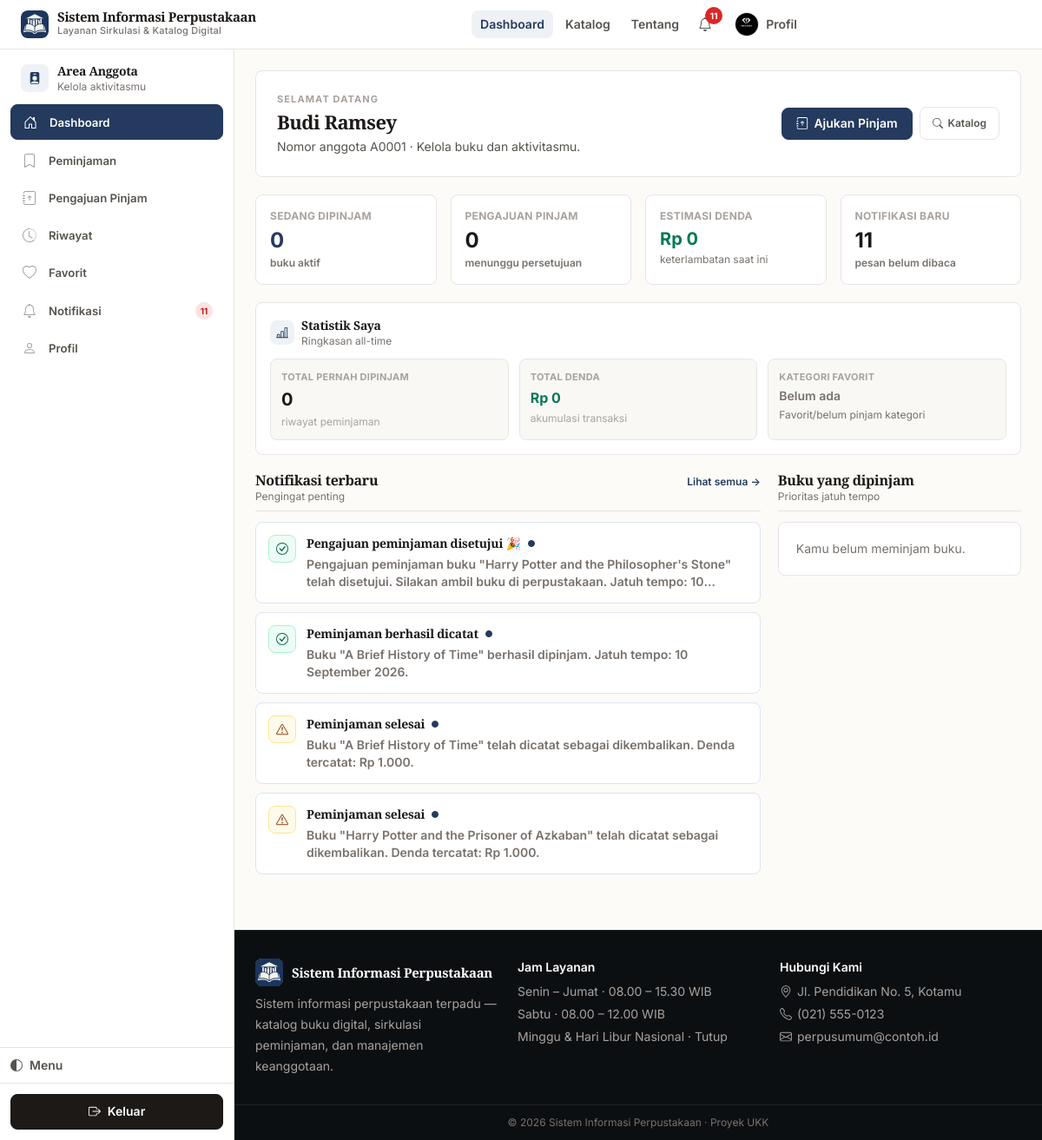
/anggota/dashboard.php (signed in), run on the app's committed database.
### tables this page shows
CREATE TABLE `anggota` (
  `id_anggota` int NOT NULL AUTO_INCREMENT,
  `nomor_anggota` varchar(20) NOT NULL,
  `nama` varchar(150) NOT NULL,
  `email` varchar(150) NOT NULL,
  `password` varchar(255) NOT NULL,
  `no_hp` varchar(20) DEFAULT NULL,
  `alamat` varchar(255) DEFAULT NULL,
  `foto` varchar(255) DEFAULT NULL,
  `reset_token` varchar(64) DEFAULT NULL,
  `reset_expiry` datetime DEFAULT NULL,
  `status` enum('aktif','nonaktif') NOT NULL DEFAULT 'aktif',
  `created_at` timestamp NOT NULL DEFAULT CURRENT_TIMESTAMP,
  PRIMARY KEY (`id_anggota`),
  UNIQUE KEY `nomor_anggota` (`nomor_anggota`),
  UNIQUE KEY `email` (`email`),
  KEY `idx_anggota_reset_token` (`reset_token`)
);

CREATE TABLE `notifikasi` (
  `id_notifikasi` int NOT NULL AUTO_INCREMENT,
  `id_anggota` int NOT NULL,
  `judul` varchar(150) NOT NULL,
  `pesan` varchar(500) NOT NULL,
  `tipe` enum('info','success','warning','danger') NOT NULL DEFAULT 'info',
  `link` varchar(255) DEFAULT NULL,
  `kunci_unik` varchar(180) DEFAULT NULL,
  `dibaca` tinyint(1) NOT NULL DEFAULT '0',
  `created_at` timestamp NOT NULL DEFAULT CURRENT_TIMESTAMP,
  PRIMARY KEY (`id_notifikasi`),
  UNIQUE KEY `unik_notifikasi_anggota` (`id_anggota`,`kunci_unik`),
  KEY `idx_notifikasi_anggota_baca` (`id_anggota`,`dibaca`,`created_at`),
  CONSTRAINT `notifikasi_ibfk_1` FOREIGN KEY (`id_anggota`) REFERENCES `anggota` (`id_anggota`) ON DELETE CASCADE
);

### includes/functions.php (called while the page is built, shortened)
<?php
function e($string) {
    return htmlspecialchars($string ?? '', ENT_QUOTES, 'UTF-8');
}
function format_rupiah($angka) {
    return 'Rp ' . number_format((float)$angka, 0, ',', '.');
}
function ambil_notifikasi_anggota(PDO $pdo, $id_anggota, $limit = 8) {
    $limit = max(1, min(50, (int)$limit));
    try {
        $stmt = $pdo->prepare("SELECT * FROM notifikasi WHERE id_anggota = :id ORDER BY created_at DESC, id_notifikasi DESC LIMIT :limit");
        $stmt->bindValue(':id', (int)$id_anggota, PDO::PARAM_INT);
        $stmt->bindValue(':limit', $limit, PDO::PARAM_INT);
        $stmt->execute();
        return $stmt->fetchAll();
    } catch (Throwable $e) {
        $limit = (int)$limit;
        $stmt = $pdo->prepare("SELECT * FROM notifikasi WHERE id_anggota = :id ORDER BY created_at DESC, id_notifikasi DESC LIMIT $limit");
        $stmt->bindValue(':id', (int)$id_anggota, PDO::PARAM_INT);
        $stmt->execute();
        return $stmt->fetchAll();
    }
}
function jumlah_notifikasi_belum_dibaca(PDO $pdo, $id_anggota) {
    $stmt = $pdo->prepare("SELECT COUNT(*) FROM notifikasi WHERE id_anggota = :id AND dibaca = 0");
    $stmt->execute([':id' => $id_anggota]);
    return (int)$stmt->fetchColumn();
}

### anggota/dashboard.php (the view, shortened to what this page needs)
<?php
require_once __DIR__ . '/../config/bootstrap.php';
$id_anggota = (int)($_SESSION['id_anggota'] ?? 0);
$stmt = $pdo->prepare("SELECT * FROM anggota WHERE id_anggota = :id");
$stmt->execute([':id' => $id_anggota]);
$anggota = $stmt->fetch();
$sedang_dipinjam = [];
$total_estimasi_denda = 0;
try {
    $stmt = $pdo->prepare("SELECT p.*, b.judul, b.cover, b.kode_buku, b.lokasi_rak,
                           (SELECT pp.status FROM perpanjangan_peminjaman pp WHERE pp.id_peminjaman=p.id_peminjaman AND pp.status='menunggu' ORDER BY pp.id_perpanjangan DESC LIMIT 1) AS status_perpanjangan
                           FROM peminjaman p LEFT JOIN buku b ON b.id_buku=p.id_buku
                           WHERE p.id_anggota=:id AND p.status='dipinjam' ORDER BY p.tanggal_jatuh_tempo ASC");
    $stmt->execute([':id'=>$id_anggota]);
    $sedang_dipinjam = $stmt->fetchAll();
} catch (Throwable $e) {
    error_log('Dashboard load peminjaman gagal: ' . $e->getMessage());
}
$total_pengajuan_menunggu = 0;
try {
    $stmt = $pdo->prepare("SELECT COUNT(*) FROM pengajuan_peminjaman WHERE id_anggota = :id AND status = 'menunggu'");
    $stmt->execute([':id' => $id_anggota]);
    $total_pengajuan_menunggu = (int)$stmt->fetchColumn();
} catch (Throwable $e) {
    $total_pengajuan_menunggu = 0;
}
$notifikasi = [];
$belum_dibaca = 0;
try {
    $notifikasi = ambil_notifikasi_anggota($pdo, $id_anggota, 4);
    $belum_dibaca = jumlah_notifikasi_belum_dibaca($pdo, $id_anggota);
} catch (Throwable $e) {
    $notifikasi = [];
    $belum_dibaca = 0;
}
$total_pernah_pinjam = 0;
$total_denda_all = 0;
$kategori_favorit = null;
try {
    $stmt = $pdo->prepare("SELECT COUNT(*) FROM peminjaman WHERE id_anggota=:id");
    $stmt->execute([':id'=>$id_anggota]);
    $total_pernah_pinjam = (int)$stmt->fetchColumn();
    $stmt = $pdo->prepare("SELECT COALESCE(SUM(denda),0) FROM peminjaman WHERE id_anggota=:id");
    $stmt->execute([':id'=>$id_anggota]);
    $total_denda_all = (int)$stmt->fetchColumn();
    $stmt = $pdo->prepare("SELECT k.nama_kategori, COUNT(*) AS jml
                           FROM favorit f
                           JOIN buku b ON b.id_buku=f.id_buku
                           JOIN kategori k ON k.id_kategori=b.id_kategori
                           WHERE f.id_anggota=:id
                           GROUP BY k.id_kategori, k.nama_kategori
                           ORDER BY jml DESC LIMIT 1");
    $stmt->execute([':id'=>$id_anggota]);
    $kategori_favorit = $stmt->fetch();
    if (!$kategori_favorit) {
        $stmt = $pdo->prepare("SELECT k.nama_kategori, COUNT(*) AS jml
                               FROM peminjaman p
                               JOIN buku b ON b.id_buku=p.id_buku
                               JOIN kategori k ON k.id_kategori=b.id_kategori
                               WHERE p.id_anggota=:id
                               GROUP BY k.id_kategori, k.nama_kategori
                               ORDER BY jml DESC LIMIT 1");
        $stmt->execute([':id'=>$id_anggota]);
        $kategori_favorit = $stmt->fetch();
    }
} catch (Throwable $e) {
    $kategori_favorit = null;
}
require_once __DIR__ . '/../includes/header.php';
$notif_style = [
  'info'=>['bg'=>'bg-blue-50','text'=>'text-blue-600','icon'=>'bi-info-circle'],
  'success'=>['bg'=>'bg-emerald-50','text'=>'text-emerald-600','icon'=>'bi-check-circle'],
  'warning'=>['bg'=>'bg-amber-50','text'=>'text-amber-600','icon'=>'bi-exclamation-triangle'],
  'danger'=>['bg'=>'bg-red-50','text'=>'text-red-600','icon'=>'bi-exclamation-circle'],
];
?>
<div class="rounded-xl border p-5 sm:p-6 mb-5" style="background: var(--surface); border-color: var(--border)">
  <div class="flex flex-col sm:flex-row sm:items-center justify-between gap-4">
    <div>
      <p class="text-[11px] font-bold tracking-widest uppercase" style="color: var(--text-faint-2)">Selamat datang</p>
      <h1 class="font-display text-[22px] font-bold tracking-tight mt-1" style="color: var(--text)"><?= e($anggota['nama'] ?? 'Anggota') ?></h1>
      <p class="text-sm mt-1.5" style="color: var(--text-muted)">Nomor anggota <?= e($anggota['nomor_anggota'] ?? '-') ?> · Kelola buku dan aktivitasmu.</p>
    </div>
    <div class="flex items-center gap-2">
      <a href="<?= BASE_URL ?>/anggota/pengajuan_peminjaman.php" class="inline-flex items-center gap-1.5 px-4 py-2.5 rounded-xl bg-brand-600 hover:bg-brand-700 text-white text-xs font-bold transition shadow-sm">
        <i class="bi bi-journal-arrow-up"></i> Ajukan Pinjam
      </a>
      <a href="<?= BASE_URL ?>/index.php" class="inline-flex items-center gap-1.5 px-3.5 py-2.5 rounded-xl border text-xs font-semibold" style="background: var(--surface); border-color: var(--border); color: var(--text-muted)">
        <i class="bi bi-search"></i> Katalog
      </a>
    </div>
  </div>
</div>
<div class="grid grid-cols-2 lg:grid-cols-4 gap-3 mb-5">
  <a href="<?= BASE_URL ?>/anggota/peminjaman.php" class="rounded-lg border p-4 transition hover:shadow-sm" style="background: var(--surface); border-color: var(--border)">
    <p class="text-xs font-bold uppercase tracking-wide" style="color: var(--text-faint-2)">Sedang Dipinjam</p>
    <p class="text-2xl font-bold mt-1" style="color: var(--accent)"><?= count($sedang_dipinjam) ?></p>
    <p class="text-xs mt-0.5" style="color: var(--text-faint)">buku aktif</p>
  </a>
  <a href="<?= BASE_URL ?>/anggota/pengajuan_peminjaman.php" class="rounded-lg border p-4 transition hover:shadow-sm" style="background: var(--surface); border-color: <?= $total_pengajuan_menunggu > 0 ? 'var(--badge-amber-border)' : 'var(--border)' ?>">
    <p class="text-xs font-bold uppercase tracking-wide" style="color: <?= $total_pengajuan_menunggu > 0 ? 'var(--badge-amber-text)' : 'var(--text-faint-2)' ?>">Pengajuan Pinjam</p>
    <p class="text-2xl font-bold mt-1" style="color: <?= $total_pengajuan_menunggu > 0 ? '#b45309' : 'var(--text)' ?>"><?= $total_pengajuan_menunggu ?></p>
    <p class="text-xs mt-0.5" style="color: var(--text-faint)">menunggu persetujuan</p>
  </a>
  <div class="rounded-lg border p-4" style="background: var(--surface); border-color: var(--border)">
    <p class="text-xs font-bold uppercase tracking-wide" style="color: var(--text-faint-2)">Estimasi Denda</p>
    <p class="text-xl font-bold mt-1 <?= $total_estimasi_denda>0?'text-red-700':'text-emerald-700' ?>"><?= format_rupiah($total_estimasi_denda) ?></p>
    <p class="text-xs mt-0.5" style="color: var(--text-faint)">keterlambatan saat ini</p>
  </div>
  <a href="<?= BASE_URL ?>/anggota/notifikasi.php" class="rounded-lg border p-4 transition hover:shadow-sm" style="background: var(--surface); border-color: var(--border)">
    <p class="text-xs font-bold uppercase tracking-wide" style="color: var(--text-faint-2)">Notifikasi Baru</p>
    <p class="text-2xl font-bold mt-1" style="color: var(--text)"><?= $belum_dibaca ?></p>
    <p class="text-xs mt-0.5" style="color: var(--text-faint)">pesan belum dibaca</p>
  </a>
</div>
<div class="rounded-lg border p-4 mb-5" style="background: var(--surface); border-color: var(--border)">
  <div class="flex items-center gap-2 mb-3">
    <span class="w-7 h-7 rounded-lg flex items-center justify-center text-sm" style="background: var(--accent-soft); color: var(--accent-text)"><i class="bi bi-bar-chart-line"></i></span>
    <div><h2 class="font-semibold text-sm" style="color: var(--text)">Statistik Saya</h2><p class="text-xs" style="color: var(--text-faint)">Ringkasan all-time</p></div>
  </div>
  <div class="grid grid-cols-1 sm:grid-cols-3 gap-3">
    <div class="rounded-lg border p-3" style="background: var(--surface-2); border-color: var(--border)">
      <p class="text-[11px] font-bold uppercase tracking-wide" style="color: var(--text-faint-2)">Total Pernah Dipinjam</p>
      <p class="text-xl font-bold mt-1" style="color: var(--text)"><?= $total_pernah_pinjam ?></p>
      <p class="text-xs mt-1" style="color: var(--text-faint-2)">riwayat peminjaman</p>
    </div>
    <div class="rounded-lg border p-3" style="background: var(--surface-2); border-color: var(--border)">
      <p class="text-[11px] font-bold uppercase tracking-wide" style="color: var(--text-faint-2)">Total Denda</p>
      <p class="text-base font-bold mt-1 <?= $total_denda_all>0?'text-red-700':'text-emerald-700' ?>"><?= format_rupiah($total_denda_all) ?></p>
      <p class="text-xs mt-1" style="color: var(--text-faint-2)">akumulasi transaksi</p>
    </div>
    <div class="rounded-lg border p-3" style="background: var(--surface-2); border-color: var(--border)">
      <p class="text-[11px] font-bold uppercase tracking-wide" style="color: var(--text-faint-2)">Kategori Favorit</p>
      <?php if ($kategori_favorit): ?>
        <p class="text-lg font-bold mt-1 truncate" style="color: var(--text)"><?= e($kategori_favorit['nama_kategori']) ?></p>
        <p class="text-xs mt-1" style="color: var(--text-faint)"><?= (int)$kategori_favorit['jml'] ?> buku</p>
      <?php else: ?>
        <p class="text-sm font-semibold mt-1" style="color: var(--text-faint)">Belum ada</p>
        <p class="text-xs mt-1" style="color: var(--text-faint)">Favorit/belum pinjam kategori</p>
      <?php endif; ?>
    </div>
  </div>
</div>
<div class="grid grid-cols-1 lg:grid-cols-[1.35fr_.65fr] gap-5">
  <section>
    <div class="flex items-baseline justify-between gap-3 mb-3 border-b pb-2" style="border-color: var(--border)">
      <div><h2 class="font-display font-bold text-[16px]" style="color: var(--text)">Notifikasi terbaru</h2><p class="text-xs" style="color: var(--text-faint)">Pengingat penting</p></div>
      <a href="<?= BASE_URL ?>/anggota/notifikasi.php" class="text-xs font-semibold hover:underline" style="color: var(--accent)">Lihat semua →</a>
    </div>
    <?php if (empty($notifikasi)): ?>
      <div class="rounded-lg border p-5 text-sm" style="background: var(--surface); border-color: var(--border); color: var(--text-faint)">Belum ada notifikasi.</div>
    <?php else: ?>
      <div class="space-y-2.5">
        <?php foreach ($notifikasi as $n): $v=$notif_style[$n['tipe']] ?? $notif_style['info']; ?>
          <a href="<?= BASE_URL ?>/anggota/notifikasi.php" class="block border rounded-lg p-3.5 transition" style="background: var(--surface); border-color: <?= $n['dibaca'] ? 'var(--border)' : 'var(--accent-soft-2)' ?>">
            <div class="flex gap-3">
              <div class="w-8 h-8 shrink-0 rounded-lg <?= $v['bg'] ?> <?= $v['text'] ?> flex items-center justify-center text-sm"><i class="bi <?= $v['icon'] ?>"></i></div>
              <div class="min-w-0">
                <div class="flex items-center gap-2">
                  <h3 class="font-semibold text-sm" style="color: var(--text)"><?= e($n['judul'] ?? 'Notifikasi') ?></h3>
                  <?php if(!$n['dibaca']): ?><span class="w-2 h-2 rounded-full bg-brand-600"></span><?php endif; ?>
                </div>
                <p class="text-sm mt-1 line-clamp-2" style="color: var(--text-faint)"><?= e($n['pesan'] ?? '') ?></p>
              </div>
            </div>
          </a>
        <?php endforeach; ?>
      </div>
    <?php endif; ?>
  </section>
  <section>
    <div class="flex items-baseline justify-between mb-3 border-b pb-2" style="border-color: var(--border)">
      <div><h2 class="font-display font-bold text-[16px]" style="color: var(--text)">Buku yang dipinjam</h2><p class="text-xs" style="color: var(--text-faint)">Prioritas jatuh tempo</p></div>
    </div>
    <?php if (empty($sedang_dipinjam)): ?>
      <div class="rounded-lg border p-5 text-sm" style="background: var(--surface); border-color: var(--border); color: var(--text-faint)">Kamu belum meminjam buku.</div>
    <?php endif; ?>
  </section>
</div>
<?php require_once __DIR__ . '/../includes/footer.php'; ?>

### data on the page
anggota: nama "Budi Ramsey", nomor_anggota "A0001"
notifikasi: judul "Pengajuan peminjaman disetujui 🎉", dibaca 0 (drawn), pesan "Pengajuan peminjaman buku \"Harry Potter and the Philosopher's Stone\" telah disetujui. Silakan ambil buku di perpustakaan. Jatuh tempo:…"
notifikasi: judul "Peminjaman berhasil dicatat", dibaca 0 (drawn), pesan "Buku \"A Brief History of Time\" berhasil dipinjam. Jatuh tempo: 10 September 2026."
notifikasi: judul "Peminjaman selesai", dibaca 0 (drawn), pesan "Buku \"A Brief History of Time\" telah dicatat sebagai dikembalikan. Denda tercatat: Rp 1.000."
notifikasi: judul "Peminjaman selesai", dibaca 0 (drawn), pesan "Buku \"Harry Potter and the Prisoner of Azkaban\" telah dicatat sebagai dikembalikan. Denda tercatat: Rp 1.000."

### other printed values
$jumlah_notifikasi "11"
$item['label'] "Dashboard"
$item['label'] "Peminjaman"
$item['label'] "Pengajuan Pinjam"
$item['label'] "Riwayat"
$item['label'] "Favorit"
$item['label'] "Notifikasi"
$item['label'] "Profil"
count($sedang_dipinjam) "0"
$total_pengajuan_menunggu "0"
format_rupiah($total_estimasi_denda) "Rp 0"
$belum_dibaca "11"
$total_pernah_pinjam "0"
format_rupiah($total_denda_all) "Rp 0"
